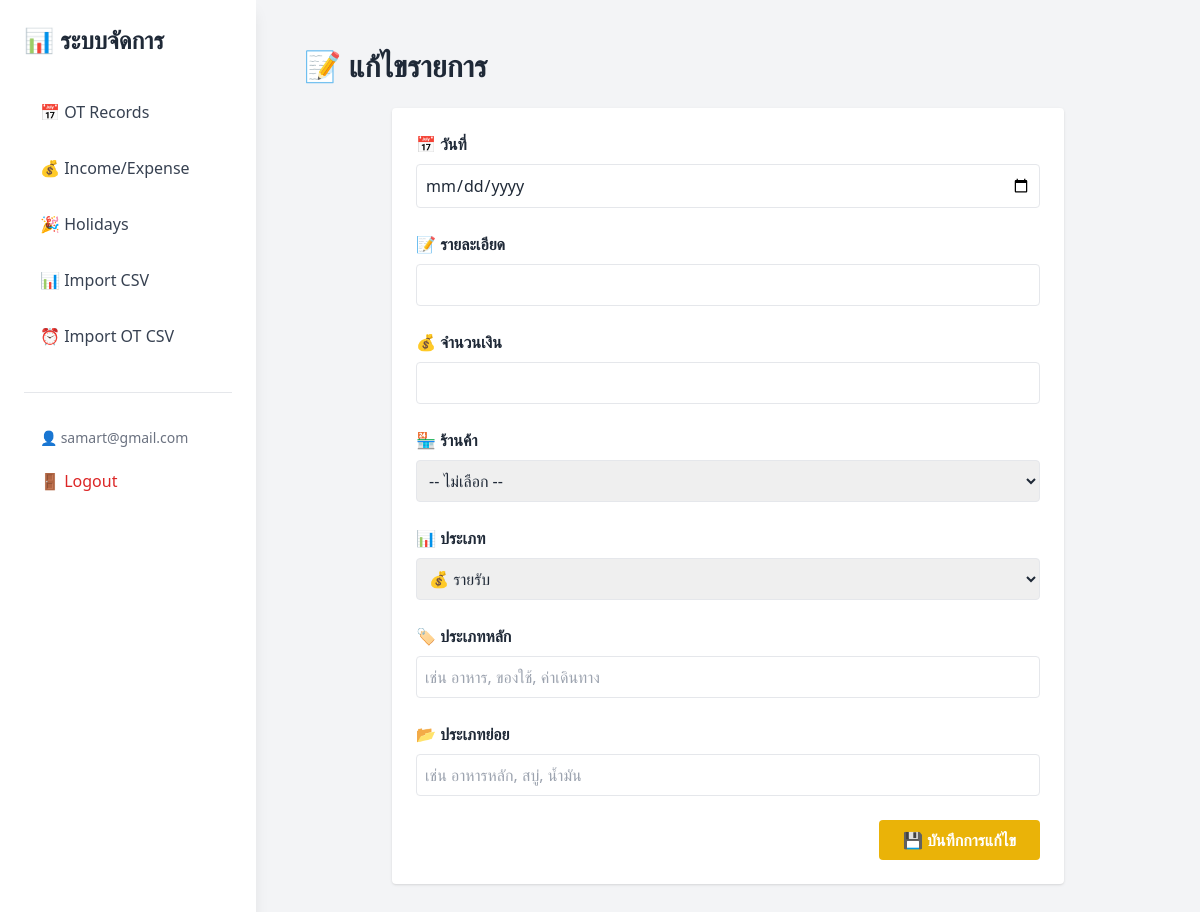
The page /edit-income-expense/3 (signed in) on the database as committed earlier.
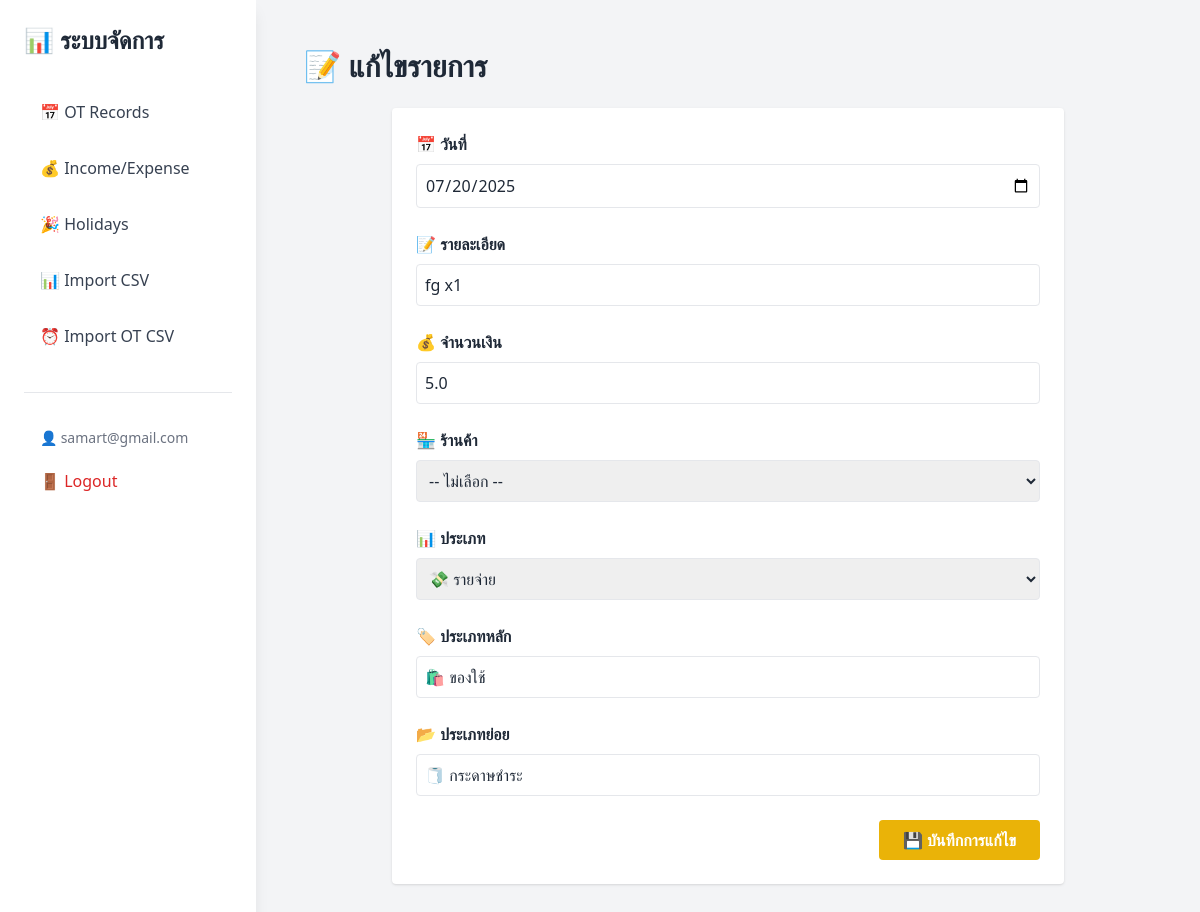
The same page on the database as committed later.
### tables this page shows
CREATE TABLE income_expense
                 (
                     id
                     INTEGER
                     PRIMARY
                     KEY
                     AUTOINCREMENT,
                     user_id INTEGER NOT NULL,
                     date
                     TEXT,
                     description
                     TEXT,
                     amount
                     REAL,
                     category
                     TEXT,
                     vendor
                     TEXT, main_category TEXT, sub_category TEXT,
                     FOREIGN KEY (user_id) REFERENCES users (id)
                 );

### app.py (the view, shortened to what this page needs)
@app.route('/edit-income-expense/<int:id>', methods=['GET', 'POST'])
@login_required
def edit_income_expense(id):
    conn = get_db_connection()
    user_id = session['user_id']
    record = conn.execute('SELECT * FROM income_expense WHERE id=? AND user_id=?', (id, user_id)).fetchone()
    conn.close()
    return render_template('edit_income_expense.html', record=record)

### app.py (called while the page is built)
def login_required(f):
    @wraps(f)
    def decorated_function(*args, **kwargs):
        if 'user_id' not in session:
            return redirect(url_for('login'))
        return f(*args, **kwargs)
    return decorated_function

def get_db_connection():
    conn = sqlite3.connect(DB_FILE)
    conn.row_factory = sqlite3.Row
    return conn

### templates/edit_income_expense.html (shortened to what the changed rows need)
<!DOCTYPE html>
<html lang="th">
<head>
  <script src="{{ url_for('static', filename='js/tailwind.min.js') }}"></script>
</head>
<body class="bg-gray-100 p-4 sm:p-6 text-gray-800 min-h-screen">
    <div class="hidden lg:block fixed top-0 left-0 w-64 h-full bg-white shadow-lg">
        <div class="p-6">
            <h1 class="text-2xl font-bold text-gray-800 mb-8">📊 ระบบจัดการ</h1>
        </div>
    </div>
    <div class="lg:ml-64 pt-16 lg:pt-0">
        <div class="p-6">
            <h1 class="text-2xl sm:text-3xl font-bold mb-6 text-center sm:text-left">📝 แก้ไขรายการ</h1>
            <div class="max-w-2xl mx-auto">
    <form method="POST" class="bg-white p-4 sm:p-6 rounded shadow space-y-4 sm:space-y-6">
      <div>
        <label class="block font-semibold mb-2 text-sm sm:text-base">📅 วันที่</label>
        <input type="date" name="date" required value="{{ record['date'] }}"
               class="w-full border rounded p-3 sm:p-2 text-base focus:ring-2 focus:ring-blue-400">
      </div>
    <div>
        <label class="block font-semibold mb-2 text-sm sm:text-base">📝 รายละเอียด</label>
        <input type="text" name="description" required value="{{ record['description'] }}"
               class="w-full border rounded p-3 sm:p-2 text-base focus:ring-2 focus:ring-blue-400">
    </div>
    <div>
        <label class="block font-semibold mb-2 text-sm sm:text-base">💰 จำนวนเงิน</label>
        <input type="number" step="0.01" name="amount" required value="{{ record['amount'] }}"
               class="w-full border rounded p-3 sm:p-2 text-base focus:ring-2 focus:ring-blue-400">
    </div>
    <div>
        <label class="block font-semibold mb-2 text-sm sm:text-base">📊 ประเภท</label>
        <select name="category" required class="w-full border rounded p-3 sm:p-2 text-base focus:ring-2 focus:ring-blue-400">
          <option value="income" {% if record['category'] == 'income' %}selected{% endif %}>💰 รายรับ</option>
          <option value="expense" {% if record['category'] == 'expense' %}selected{% endif %}>💸 รายจ่าย</option>
      </select>
    </div>
    <div>
        <label class="block font-semibold mb-2 text-sm sm:text-base">🏷️ ประเภทหลัก</label>
        <input type="text" name="main_category" value="{{ record['main_category'] or '' }}"
               class="w-full border rounded p-3 sm:p-2 text-base focus:ring-2 focus:ring-blue-400"
               placeholder="เช่น อาหาร, ของใช้, ค่าเดินทาง">
    </div>
    <div>
        <label class="block font-semibold mb-2 text-sm sm:text-base">📂 ประเภทย่อย</label>
        <input type="text" name="sub_category" value="{{ record['sub_category'] or '' }}"
               class="w-full border rounded p-3 sm:p-2 text-base focus:ring-2 focus:ring-blue-400"
               placeholder="เช่น อาหารหลัก, สบู่, น้ำมัน">
    </div>
            </form>
        </div>
    </div>
</body>
</html>

Rows that differ between the two databases and show on the page:
added income_expense: date "07/20/2025", description "fg x1", amount "5.0", category "💸 รายจ่าย", main_category "🛍️ ของใช้", sub_category "🧻 กระดาษชำระ"
Other text that changed with them:
form field category: "💰 รายรับ" → (not shown)
